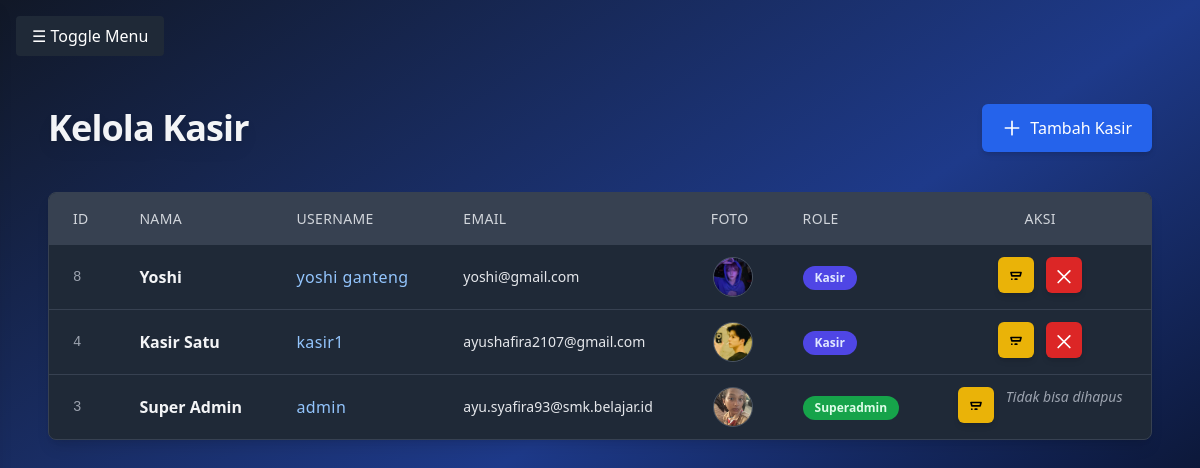
/superadmin/kasir.php (signed in), run on the app's committed database.
### tables this page shows
CREATE TABLE `users` (
  `id` int(11) NOT NULL,
  `nama` varchar(100) DEFAULT NULL,
  `username` varchar(50) DEFAULT NULL,
  `password` varchar(100) DEFAULT NULL,
  `role` enum('superadmin','kasir') DEFAULT NULL,
  `email` varchar(255) DEFAULT NULL,
  `reset_token` varchar(100) DEFAULT NULL,
  `reset_expiry` datetime DEFAULT NULL,
  `foto` varchar(255) DEFAULT NULL
);

### includes/kasir/functions.php (called while the page is built, shortened)
<?php
require_once __DIR__ . '/../../config/config.php';
function getAllKasir() {
    global $conn;
    $sql = "SELECT id, nama, username, email, role, foto FROM users ORDER BY id DESC";
    $result = mysqli_query($conn, $sql);
    $list = [];
    if ($result) {
        while ($row = mysqli_fetch_assoc($result)) {
            $list[] = $row;
        }
    }
    return $list;
}

### superadmin/kasir.php (the view, shortened to what this page needs)
<?php
include '../config/config.php';
include '../includes/kasir/functions.php';
$kasirList = getAllKasir();
?>
<!DOCTYPE html>
<html lang="id" class="scroll-smooth">
<head>
    <script src="https://cdn.tailwindcss.com"></script>
</head>
<body class="bg-gradient-to-br from-gray-900 via-blue-900 to-black text-gray-100 min-h-screen font-sans">
    <?php include '../includes/navbar.php'; ?>
    <main class="max-w-6xl mx-auto px-6 py-8">
        <header class="flex flex-col md:flex-row justify-between items-center mb-10 gap-4">
            <h1 class="text-4xl font-extrabold tracking-tight drop-shadow-lg">Kelola Kasir</h1>
            <a href="../includes/kasir/tambah.php"
               class="inline-flex items-center gap-2 bg-blue-600 hover:bg-blue-700 active:bg-blue-800 focus:outline-none focus:ring-4 focus:ring-blue-400 text-white rounded-md px-5 py-3 shadow-md transition duration-300 select-none">
                <svg xmlns="http://www.w3.org/2000/svg" class="h-5 w-5" fill="none"
                     viewBox="0 0 24 24" stroke="currentColor" stroke-width="2">
                    <path stroke-linecap="round" stroke-linejoin="round" d="M12 4v16m8-8H4" />
                </svg>
                Tambah Kasir
            </a>
        </header>
        <div class="overflow-x-auto rounded-lg shadow-lg border border-gray-700 bg-gray-800">
            <table class="min-w-full table-auto border-collapse">
                <thead class="bg-gray-700 text-gray-300 uppercase text-sm tracking-wide select-none">
                    <tr>
                        <th class="px-6 py-4 text-left font-medium">ID</th>
                        <th class="px-6 py-4 text-left font-medium">Nama</th>
                        <th class="px-6 py-4 text-left font-medium">Username</th>
                        <th class="px-6 py-4 text-left font-medium">Email</th>
                        <th class="px-6 py-4 text-left font-medium">Foto</th>
                        <th class="px-6 py-4 text-left font-medium">Role</th>
                        <th class="px-6 py-4 text-center font-medium">Aksi</th>
                    </tr>
                </thead>
                <tbody class="divide-y divide-gray-700">
                    <?php foreach ($kasirList as $kasir): ?>
                        <tr class="hover:bg-gray-700 transition duration-200 ease-in-out cursor-default">
                            <td class="px-6 py-3 font-mono text-sm text-gray-400"><?= $kasir['id'] ?></td>
                            <td class="px-6 py-3 font-semibold"><?= htmlspecialchars($kasir['nama']) ?></td>
                            <td class="px-6 py-3 lowercase tracking-wide text-blue-300 font-medium"><?= htmlspecialchars($kasir['username']) ?></td>
                            <td class="px-6 py-3 text-sm text-gray-200">
                                <?= htmlspecialchars($kasir['email'] ?? '') ?: '<span class="italic text-gray-400">Tidak ada</span>' ?>
                            </td>
                            <td class="px-6 py-3 text-center">
                                <?php if (!empty($kasir['foto'])): ?>
                                    <img src="../assets/img/poto_profile/<?= htmlspecialchars($kasir['foto']) ?>" alt="Foto Kasir" class="h-10 w-10 rounded-full object-cover mx-auto border border-gray-600">
                                <?php else: ?>
                                    <span class="inline-block h-10 w-10 rounded-full bg-gray-600 text-gray-300 flex items-center justify-center mx-auto text-xs">-</span>
                                <?php endif; ?>
                            </td>
                            <td class="px-6 py-3 capitalize">
                                <span class="inline-block px-3 py-1 rounded-full text-xs font-semibold
                                    <?= $kasir['role'] === 'superadmin' ? 'bg-green-600 text-green-100' : 'bg-indigo-600 text-indigo-100' ?>">
                                    <?= htmlspecialchars($kasir['role']) ?>
                                </span>
                            </td>
                            <td class="px-6 py-3 text-center flex justify-center gap-3">
                                <a href="../includes/kasir/edit.php?id=<?= $kasir['id'] ?>"
                                   class="group p-2 rounded-md bg-yellow-500 hover:bg-yellow-600 active:bg-yellow-700 shadow-md transition"
                                   title="Edit Kasir">
                                    <svg xmlns="http://www.w3.org/2000/svg" class="h-5 w-5 text-black group-hover:text-white transition"
                                         fill="none" viewBox="0 0 24 24" stroke="currentColor" stroke-width="2">
                                        <path stroke-linecap="round" stroke-linejoin="round"
                                              d="M11 17h2m-6 0h.01M7 13h10l1-4H6l1 4zm1-4h8"/>
                                    </svg>
                                </a>
                                <?php if ($kasir['role'] !== 'superadmin'): ?>
                                    <a href="../includes/kasir/hapus.php?id=<?= $kasir['id'] ?>"
                                       onclick="return confirm('Yakin ingin menghapus kasir ini?')"
                                       class="group p-2 rounded-md bg-red-600 hover:bg-red-700 active:bg-red-800 shadow-md transition"
                                       title="Hapus Kasir">
                                        <svg xmlns="http://www.w3.org/2000/svg" class="h-5 w-5 text-white group-hover:text-gray-100 transition"
                                             fill="none" viewBox="0 0 24 24" stroke="currentColor" stroke-width="2">
                                            <path stroke-linecap="round" stroke-linejoin="round"
                                                  d="M19 7L5 21M5 7l14 14"/>
                                        </svg>
                                    </a>
                                <?php else: ?>
                                    <span class="text-gray-400 italic text-sm select-none" title="Tidak bisa dihapus">
                                        Tidak bisa dihapus
                                    </span>
                                <?php endif; ?>
                            </td>
                        </tr>
                    <?php endforeach; ?>
                </tbody>
            </table>
        </div>
    </main>
</body>
</html>

### data on the page
users: id "8", nama "Yoshi", username "yoshi ganteng", email "yoshi@gmail.com", foto (picture), role "Kasir"
users: id "4", nama "Kasir Satu", username "kasir1", email "ayushafira2107@gmail.com", foto (picture), role "Kasir"
users: id "3", nama "Super Admin", username "admin", email "ayu.syafira93@smk.belajar.id", foto (picture), role "Superadmin", shows "Tidak bisa dihapus"
